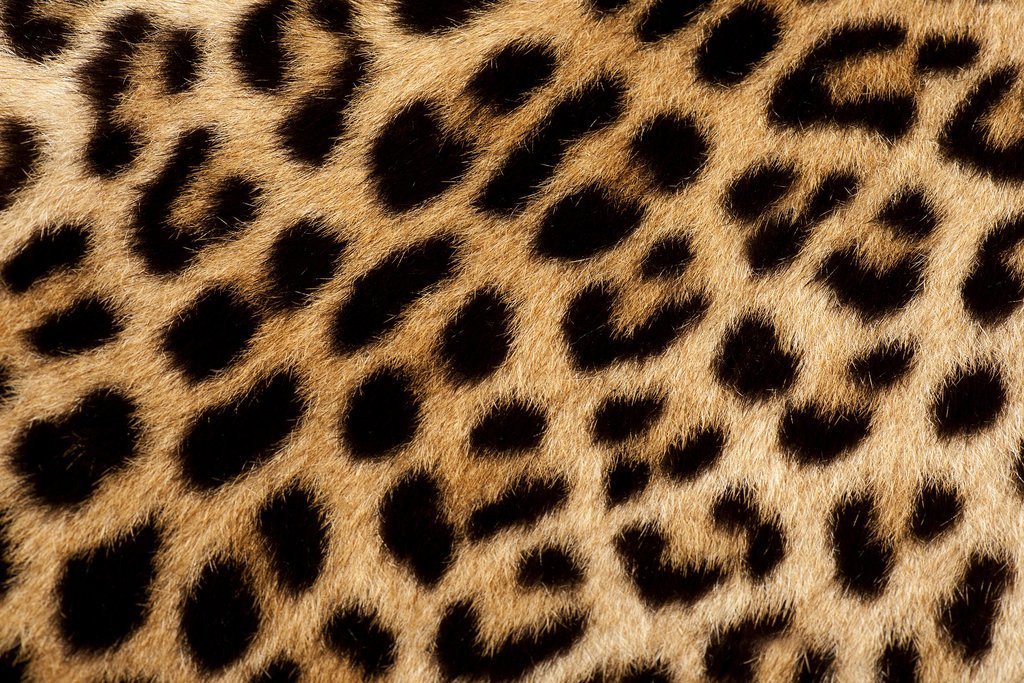
#> input picture 01_openCV/images/leopard.jpeg, 1024 x 683 px
$ python 04_umbrales.py
#> lines starting #> are read from the running program, lines starting #| are printed output that depends on the picture; after the words box and inside, x2 and y2 are one past the last pixel; in counts of white or black regions, pixels touching at a corner belong together
## Umbral es útil para separar sujetos del fondo

import numpy as np
import cv2

img = cv2.imread("./images/leopard.jpeg", 0)
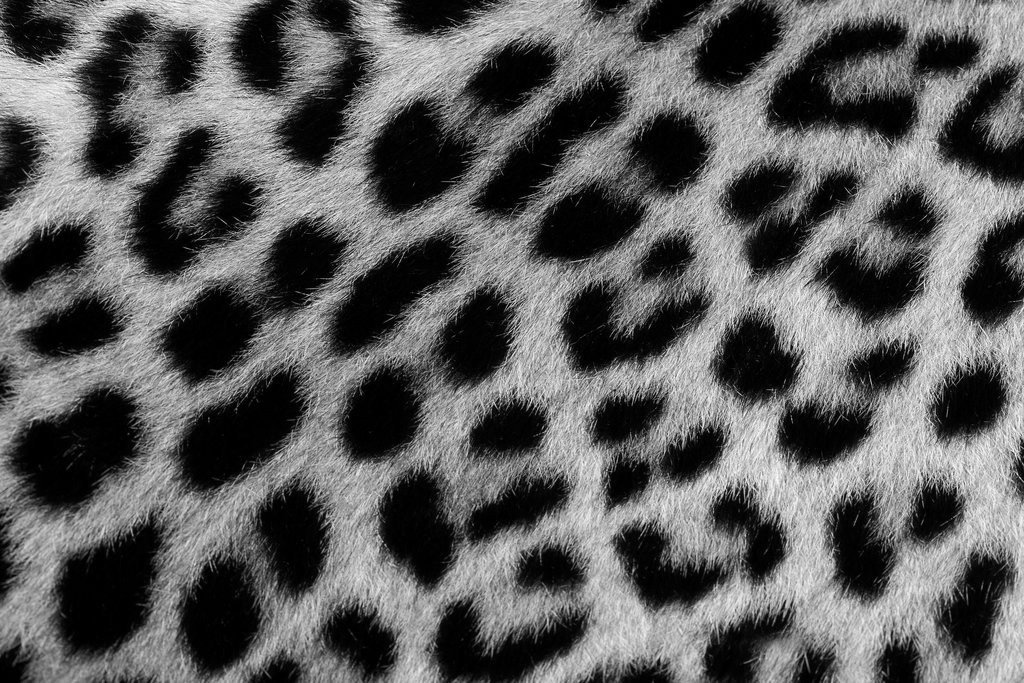
#> img: shape (683, 1024); min 0, max 255, mean 94.2
ret, th1 = cv2.threshold(img, 127, 255, cv2.THRESH_BINARY)
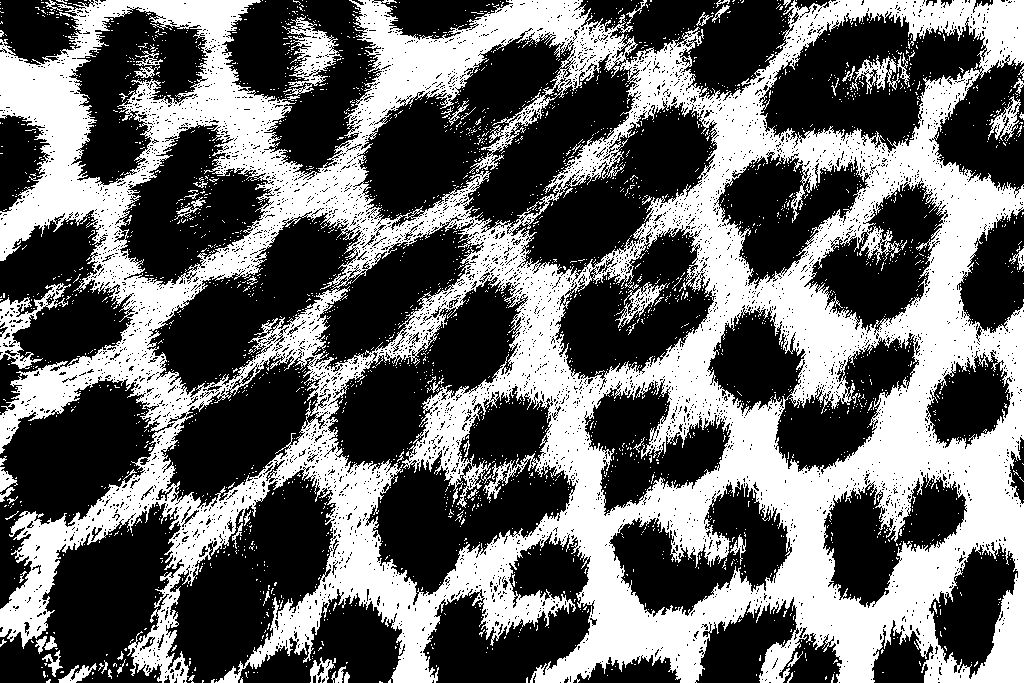
#> th1: shape (683, 1024); 41.1% white; 2814 white regions (2746 under 20 px), largest, box (x1, y1, x2, y2) and area: (0, 0, 1024, 683) 271433, (283, 16, 342, 96) 1776, (0, 283, 71, 369) 1638
th2 = cv2.adaptiveThreshold(img, 255, cv2.ADAPTIVE_THRESH_MEAN_C, cv2.THRESH_BINARY, 11, 20)
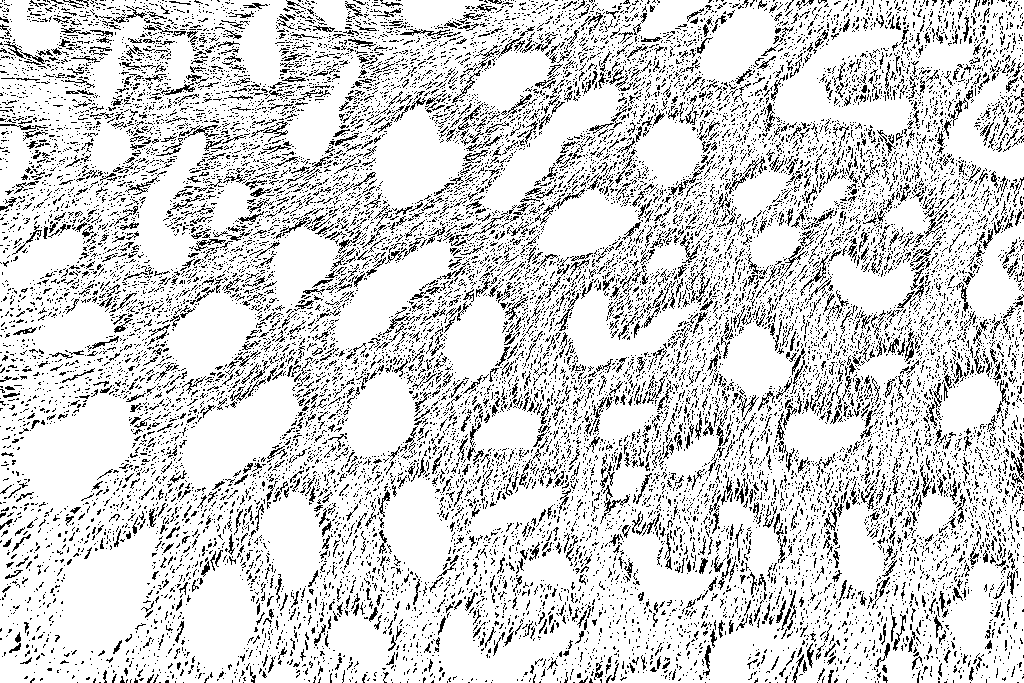
#> th2: shape (683, 1024); 83.1% white; black in thin lines or dots
ret2, th3 = cv2.threshold(img, 0, 255, cv2.THRESH_BINARY+cv2.THRESH_OTSU)
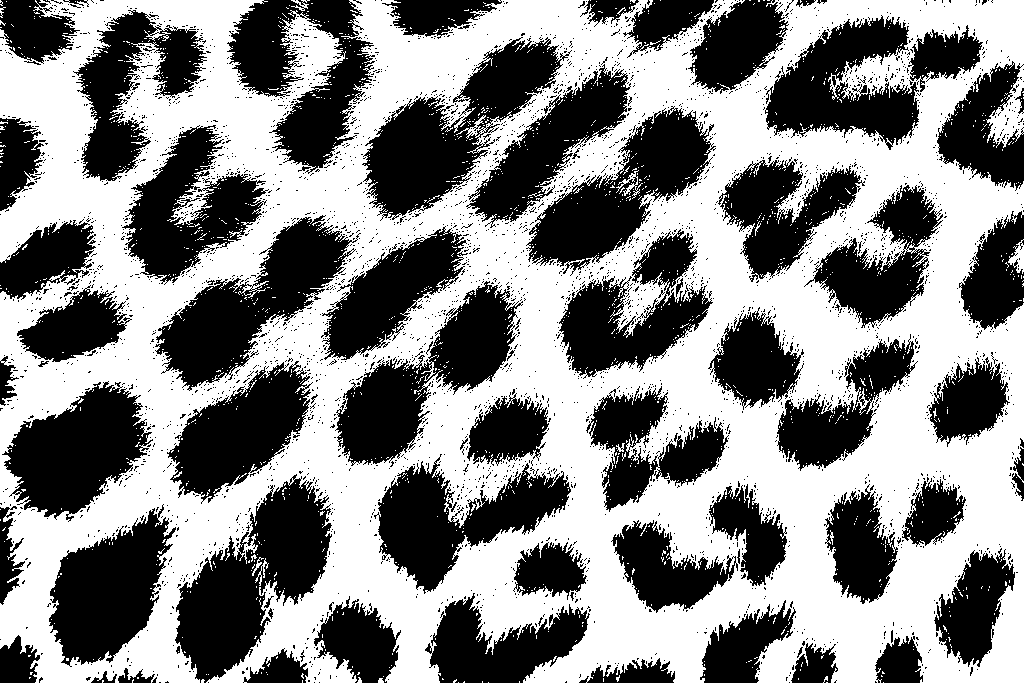
#> th3: shape (683, 1024); 53% white; 3682 black regions (3601 under 20 px), largest, box (x1, y1, x2, y2) and area: (175, 474, 332, 683) 15387, (362, 37, 572, 221) 14319, (155, 215, 361, 391) 13291
#> ret2 = 90

cv2.imshow("Original Image", img)
cv2.imshow("Global Thresholding", th1)
cv2.imshow("Adaptive Thresholding", th2)

cv2.waitKey(0)

$ run again, with 01_openCV/images/playa.jpg copied over 01_openCV/images/leopard.jpeg
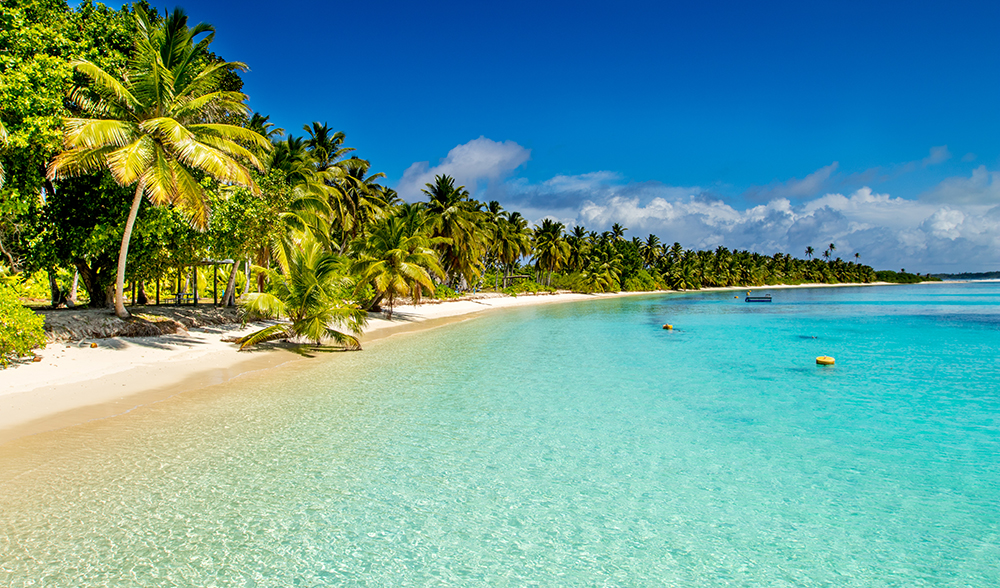
#> input picture 01_openCV/images/playa.jpg, 1000 x 588 px
#> `ret, th1 = cv2.threshold(img, 127, 255, cv2.THRESH_BINARY)`:
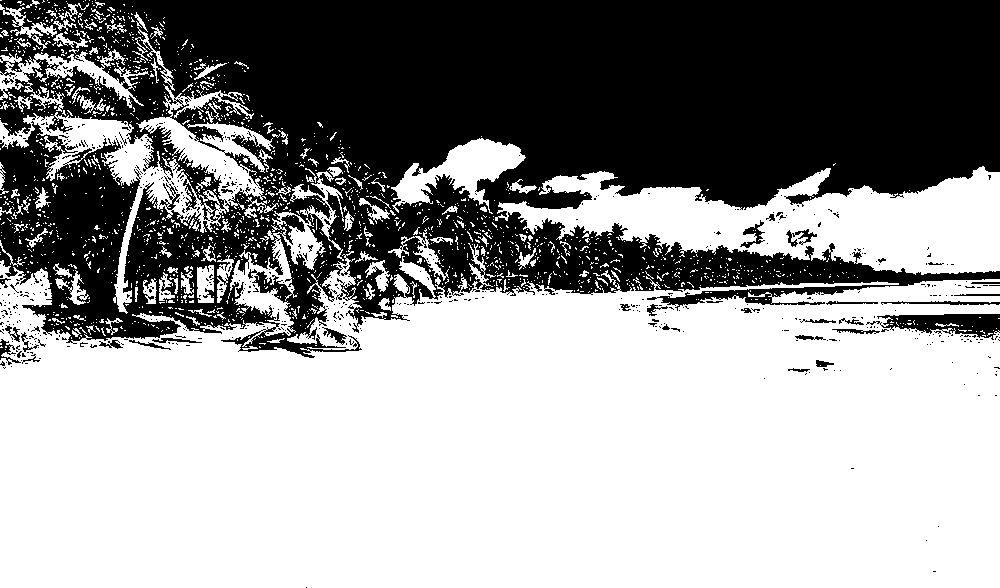
#> th1: shape (588, 1000); 59.4% white; 618 black regions (583 under 20 px), largest, box (x1, y1, x2, y2) and area: (0, 0, 1000, 358) 232175, (866, 314, 1000, 340) 1875, (881, 301, 1000, 305) 272
#> th2: shape (588, 1000); 88.5% white; black in thin lines or dots
#> `ret2, th3 = cv2.threshold(img, 0, 255, cv2.THRESH_BINARY+cv2.THRESH_OT..`:
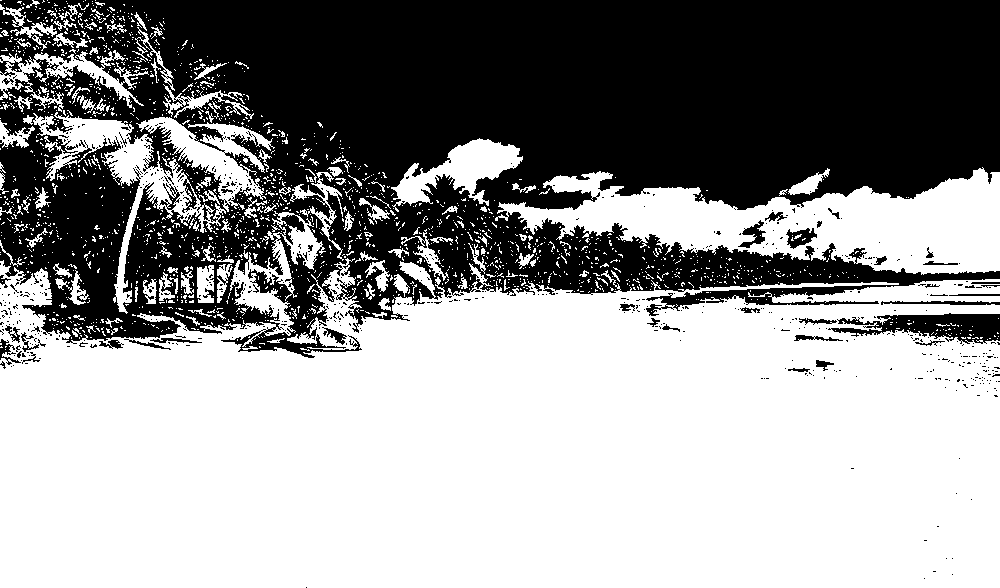
#> th3: shape (588, 1000); 58.5% white; 648 black regions (608 under 20 px), largest, box (x1, y1, x2, y2) and area: (0, 0, 1000, 358) 235755, (828, 313, 1000, 344) 2901, (786, 228, 817, 249) 346
#> ret2 = 130
